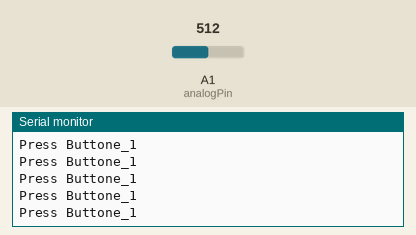
The sketch below on a simulated Arduino Uno, built with avr-gcc and run on an emulated ATmega328P. Shown: the last lines printed to the serial monitor. The test bench sets the inputs (shaded band); at power-on: A1 (analogPin) = 512.

Above: at 1.2 s.
1.3 s: A1 (analogPin) set to 660
At 2.0 s:
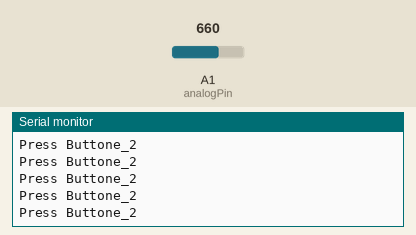
4.3 s: A1 (analogPin) set to 750
At 5.4 s:
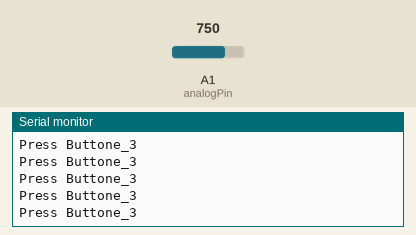
Timing chart, 0 to 7.3 s (numbered marks = the images above; inputs shaded):
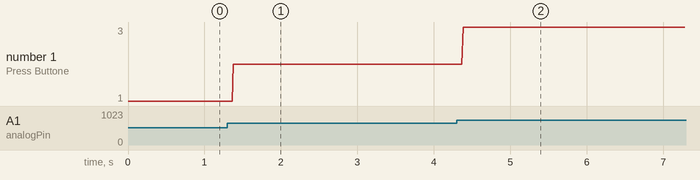

Measured:
- after the input at 1.3 s, the serial monitor: prints a new line after 0.08 s (image 1)
- after the input at 4.3 s, the serial monitor: prints a new line after 0.09 s (image 2)
- plotted number 1: 1 → 2 after the input at 1.3 s, 2 → 3 after the input at 4.3 s

The sketch:

Serial_MultiButton.ino
```cpp
//This My MultiButtone Code
//All Buttone Connect with Serial connectio
//

int analogPin = A1;
int val = 0;
void setup() {
  Serial.begin(9600);
}

void loop() {
  val = analogRead(analogPin);
  //Serial.println(val);
  //delay(1000);
   if (val>=500 && val<=520){
     Serial.println("Press Buttone_1");
   }else if (val>=650 && val<=700){
     Serial.println("Press Buttone_2");
   }else if (val>=740 && val<=770){
     Serial.println("Press Buttone_3");
   }else if (val>=790 && val<=805){
     Serial.println("Press Buttone_4");
   }else if (val>=820 && val<=890){
     Serial.println("Press Buttone_5");
   }

}
```
